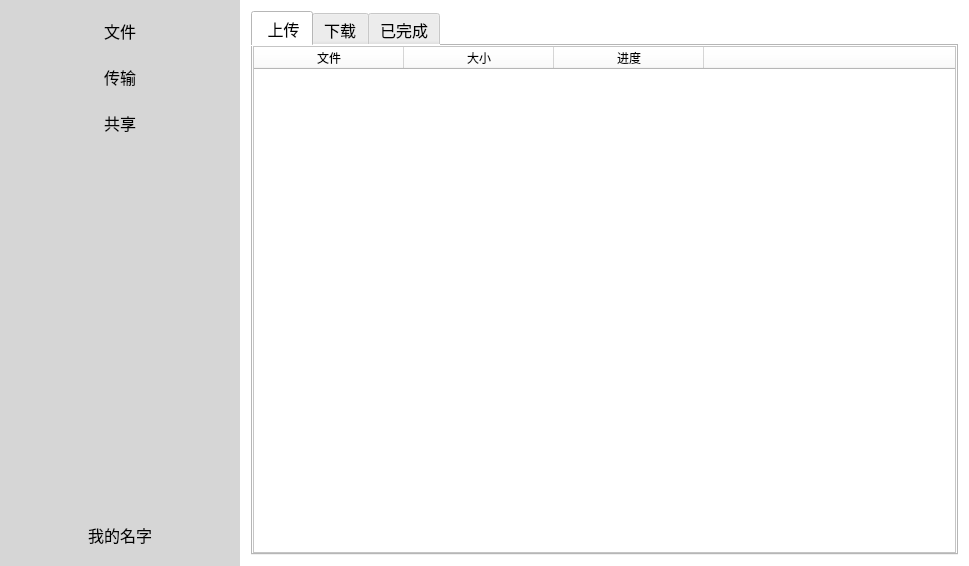
<?xml version="1.0" encoding="UTF-8"?>
<ui version="4.0">
 <class>MainDialog</class>
 <widget class="QDialog" name="MainDialog">
  <property name="geometry">
   <rect>
    <x>0</x>
    <y>0</y>
    <width>969</width>
    <height>566</height>
   </rect>
  </property>
  <property name="windowTitle">
   <string>MainDialog</string>
  </property>
  <layout class="QHBoxLayout" name="horizontalLayout">
   <property name="leftMargin">
    <number>0</number>
   </property>
   <property name="topMargin">
    <number>0</number>
   </property>
   <property name="rightMargin">
    <number>0</number>
   </property>
   <property name="bottomMargin">
    <number>0</number>
   </property>
   <item>
    <widget class="QWidget" name="wdg_content" native="true">
     <property name="font">
      <font>
       <family>微软雅黑</family>
       <pointsize>12</pointsize>
      </font>
     </property>
     <layout class="QHBoxLayout" name="horizontalLayout_2">
      <property name="spacing">
       <number>0</number>
      </property>
      <property name="leftMargin">
       <number>0</number>
      </property>
      <property name="topMargin">
       <number>0</number>
      </property>
      <property name="rightMargin">
       <number>0</number>
      </property>
      <property name="bottomMargin">
       <number>0</number>
      </property>
      <item>
       <widget class="QWidget" name="wdg_left" native="true">
        <property name="minimumSize">
         <size>
          <width>240</width>
          <height>0</height>
         </size>
        </property>
        <property name="maximumSize">
         <size>
          <width>240</width>
          <height>16777215</height>
         </size>
        </property>
        <property name="styleSheet">
         <string notr="true">background-color: rgb(214, 214, 214);</string>
        </property>
        <layout class="QVBoxLayout" name="verticalLayout">
         <item>
          <widget class="QPushButton" name="pb_filePage">
           <property name="minimumSize">
            <size>
             <width>0</width>
             <height>40</height>
            </size>
           </property>
           <property name="maximumSize">
            <size>
             <width>16777215</width>
             <height>40</height>
            </size>
           </property>
           <property name="text">
            <string>文件</string>
           </property>
           <property name="icon">
            <iconset resource="resource.qrc">
             <normaloff>:/images/file.png</normaloff>:/images/file.png</iconset>
           </property>
           <property name="iconSize">
            <size>
             <width>40</width>
             <height>40</height>
            </size>
           </property>
           <property name="flat">
            <bool>true</bool>
           </property>
          </widget>
         </item>
         <item>
          <widget class="QPushButton" name="pb_transmitPage">
           <property name="minimumSize">
            <size>
             <width>0</width>
             <height>40</height>
            </size>
           </property>
           <property name="maximumSize">
            <size>
             <width>16777215</width>
             <height>40</height>
            </size>
           </property>
           <property name="text">
            <string>传输</string>
           </property>
           <property name="icon">
            <iconset resource="resource.qrc">
             <normaloff>:/images/transmit.ico</normaloff>:/images/transmit.ico</iconset>
           </property>
           <property name="iconSize">
            <size>
             <width>40</width>
             <height>40</height>
            </size>
           </property>
           <property name="checkable">
            <bool>false</bool>
           </property>
           <property name="checked">
            <bool>false</bool>
           </property>
           <property name="flat">
            <bool>true</bool>
           </property>
          </widget>
         </item>
         <item>
          <widget class="QPushButton" name="pb_sharePage">
           <property name="minimumSize">
            <size>
             <width>0</width>
             <height>40</height>
            </size>
           </property>
           <property name="maximumSize">
            <size>
             <width>16777215</width>
             <height>40</height>
            </size>
           </property>
           <property name="text">
            <string>共享</string>
           </property>
           <property name="icon">
            <iconset resource="resource.qrc">
             <normaloff>:/images/share.png</normaloff>:/images/share.png</iconset>
           </property>
           <property name="iconSize">
            <size>
             <width>40</width>
             <height>40</height>
            </size>
           </property>
           <property name="flat">
            <bool>true</bool>
           </property>
          </widget>
         </item>
         <item>
          <spacer name="verticalSpacer">
           <property name="orientation">
            <enum>Qt::Vertical</enum>
           </property>
           <property name="sizeHint" stdset="0">
            <size>
             <width>20</width>
             <height>353</height>
            </size>
           </property>
          </spacer>
         </item>
         <item>
          <widget class="QPushButton" name="pb_user">
           <property name="minimumSize">
            <size>
             <width>0</width>
             <height>40</height>
            </size>
           </property>
           <property name="maximumSize">
            <size>
             <width>16777215</width>
             <height>40</height>
            </size>
           </property>
           <property name="text">
            <string>我的名字</string>
           </property>
           <property name="icon">
            <iconset resource="resource.qrc">
             <normaloff>:/face/btn_avatar_a6.png</normaloff>:/face/btn_avatar_a6.png</iconset>
           </property>
           <property name="iconSize">
            <size>
             <width>40</width>
             <height>30</height>
            </size>
           </property>
           <property name="flat">
            <bool>true</bool>
           </property>
          </widget>
         </item>
        </layout>
       </widget>
      </item>
      <item>
       <widget class="QWidget" name="wdg_right" native="true">
        <property name="styleSheet">
         <string notr="true">background-color: rgb(255, 255, 255);</string>
        </property>
        <layout class="QHBoxLayout" name="horizontalLayout_3">
         <item>
          <widget class="QStackedWidget" name="sw_right">
           <property name="font">
            <font>
             <family>微软雅黑</family>
             <pointsize>12</pointsize>
            </font>
           </property>
           <property name="currentIndex">
            <number>1</number>
           </property>
           <widget class="QWidget" name="page_file">
            <property name="font">
             <font>
              <family>微软雅黑</family>
              <pointsize>12</pointsize>
             </font>
            </property>
            <layout class="QVBoxLayout" name="verticalLayout_2">
             <property name="leftMargin">
              <number>0</number>
             </property>
             <property name="topMargin">
              <number>0</number>
             </property>
             <property name="rightMargin">
              <number>0</number>
             </property>
             <property name="bottomMargin">
              <number>0</number>
             </property>
             <item>
              <widget class="QWidget" name="wdg_fileTools" native="true">
               <property name="minimumSize">
                <size>
                 <width>0</width>
                 <height>40</height>
                </size>
               </property>
               <property name="maximumSize">
                <size>
                 <width>16777215</width>
                 <height>40</height>
                </size>
               </property>
               <layout class="QHBoxLayout" name="horizontalLayout_4">
                <property name="leftMargin">
                 <number>0</number>
                </property>
                <property name="topMargin">
                 <number>0</number>
                </property>
                <property name="rightMargin">
                 <number>0</number>
                </property>
                <property name="bottomMargin">
                 <number>0</number>
                </property>
                <item>
                 <widget class="QPushButton" name="pb_prevDir">
                  <property name="minimumSize">
                   <size>
                    <width>20</width>
                    <height>36</height>
                   </size>
                  </property>
                  <property name="maximumSize">
                   <size>
                    <width>20</width>
                    <height>36</height>
                   </size>
                  </property>
                  <property name="font">
                   <font>
                    <family>微软雅黑</family>
                    <pointsize>12</pointsize>
                   </font>
                  </property>
                  <property name="text">
                   <string>&lt;</string>
                  </property>
                  <property name="flat">
                   <bool>true</bool>
                  </property>
                 </widget>
                </item>
                <item>
                 <widget class="QPushButton" name="pb_nextDir">
                  <property name="minimumSize">
                   <size>
                    <width>20</width>
                    <height>36</height>
                   </size>
                  </property>
                  <property name="maximumSize">
                   <size>
                    <width>20</width>
                    <height>36</height>
                   </size>
                  </property>
                  <property name="font">
                   <font>
                    <family>微软雅黑</family>
                    <pointsize>12</pointsize>
                   </font>
                  </property>
                  <property name="text">
                   <string>&gt;</string>
                  </property>
                  <property name="flat">
                   <bool>true</bool>
                  </property>
                 </widget>
                </item>
                <item>
                 <widget class="QPushButton" name="pb_path">
                  <property name="font">
                   <font>
                    <family>微软雅黑</family>
                    <pointsize>12</pointsize>
                   </font>
                  </property>
                  <property name="text">
                   <string>/</string>
                  </property>
                  <property name="flat">
                   <bool>true</bool>
                  </property>
                 </widget>
                </item>
                <item>
                 <spacer name="horizontalSpacer">
                  <property name="orientation">
                   <enum>Qt::Horizontal</enum>
                  </property>
                  <property name="sizeHint" stdset="0">
                   <size>
                    <width>362</width>
                    <height>15</height>
                   </size>
                  </property>
                 </spacer>
                </item>
                <item>
                 <widget class="QPushButton" name="pb_search">
                  <property name="minimumSize">
                   <size>
                    <width>40</width>
                    <height>40</height>
                   </size>
                  </property>
                  <property name="maximumSize">
                   <size>
                    <width>40</width>
                    <height>40</height>
                   </size>
                  </property>
                  <property name="text">
                   <string/>
                  </property>
                  <property name="icon">
                   <iconset resource="resource.qrc">
                    <normaloff>:/images/search.png</normaloff>:/images/search.png</iconset>
                  </property>
                  <property name="iconSize">
                   <size>
                    <width>40</width>
                    <height>40</height>
                   </size>
                  </property>
                  <property name="flat">
                   <bool>true</bool>
                  </property>
                 </widget>
                </item>
                <item>
                 <widget class="QPushButton" name="pb_addFile">
                  <property name="minimumSize">
                   <size>
                    <width>40</width>
                    <height>40</height>
                   </size>
                  </property>
                  <property name="maximumSize">
                   <size>
                    <width>40</width>
                    <height>40</height>
                   </size>
                  </property>
                  <property name="text">
                   <string/>
                  </property>
                  <property name="icon">
                   <iconset resource="resource.qrc">
                    <normaloff>:/images/addFile.png</normaloff>:/images/addFile.png</iconset>
                  </property>
                  <property name="iconSize">
                   <size>
                    <width>40</width>
                    <height>40</height>
                   </size>
                  </property>
                  <property name="flat">
                   <bool>true</bool>
                  </property>
                 </widget>
                </item>
               </layout>
              </widget>
             </item>
             <item>
              <widget class="QTableWidget" name="table_file">
               <property name="editTriggers">
                <set>QAbstractItemView::NoEditTriggers</set>
               </property>
               <property name="selectionBehavior">
                <enum>QAbstractItemView::SelectRows</enum>
               </property>
               <attribute name="horizontalHeaderDefaultSectionSize">
                <number>200</number>
               </attribute>
               <attribute name="horizontalHeaderStretchLastSection">
                <bool>true</bool>
               </attribute>
               <attribute name="verticalHeaderVisible">
                <bool>false</bool>
               </attribute>
               <column>
                <property name="text">
                 <string>文件</string>
                </property>
               </column>
               <column>
                <property name="text">
                 <string>时间</string>
                </property>
               </column>
               <column>
                <property name="text">
                 <string>大小</string>
                </property>
               </column>
              </widget>
             </item>
            </layout>
           </widget>
           <widget class="QWidget" name="page_transmit">
            <layout class="QVBoxLayout" name="verticalLayout_3">
             <property name="leftMargin">
              <number>0</number>
             </property>
             <property name="topMargin">
              <number>0</number>
             </property>
             <property name="rightMargin">
              <number>0</number>
             </property>
             <property name="bottomMargin">
              <number>0</number>
             </property>
             <item>
              <widget class="QTabWidget" name="tw_transmit">
               <property name="font">
                <font>
                 <family>微软雅黑</family>
                 <pointsize>12</pointsize>
                </font>
               </property>
               <property name="currentIndex">
                <number>0</number>
               </property>
               <widget class="QWidget" name="tab_upload">
                <attribute name="title">
                 <string> 上传</string>
                </attribute>
                <layout class="QVBoxLayout" name="verticalLayout_5">
                 <property name="leftMargin">
                  <number>0</number>
                 </property>
                 <property name="topMargin">
                  <number>0</number>
                 </property>
                 <property name="rightMargin">
                  <number>0</number>
                 </property>
                 <property name="bottomMargin">
                  <number>0</number>
                 </property>
                 <item>
                  <widget class="QTableWidget" name="table_upload">
                   <property name="editTriggers">
                    <set>QAbstractItemView::NoEditTriggers</set>
                   </property>
                   <property name="selectionBehavior">
                    <enum>QAbstractItemView::SelectRows</enum>
                   </property>
                   <attribute name="horizontalHeaderDefaultSectionSize">
                    <number>150</number>
                   </attribute>
                   <attribute name="horizontalHeaderStretchLastSection">
                    <bool>true</bool>
                   </attribute>
                   <attribute name="verticalHeaderVisible">
                    <bool>false</bool>
                   </attribute>
                   <column>
                    <property name="text">
                     <string>文件</string>
                    </property>
                   </column>
                   <column>
                    <property name="text">
                     <string>大小</string>
                    </property>
                   </column>
                   <column>
                    <property name="text">
                     <string>进度</string>
                    </property>
                   </column>
                   <column>
                    <property name="text">
                     <string/>
                    </property>
                   </column>
                  </widget>
                 </item>
                </layout>
               </widget>
               <widget class="QWidget" name="tab_download">
                <attribute name="title">
                 <string>下载</string>
                </attribute>
                <layout class="QVBoxLayout" name="verticalLayout_6">
                 <property name="leftMargin">
                  <number>0</number>
                 </property>
                 <property name="topMargin">
                  <number>0</number>
                 </property>
                 <property name="rightMargin">
                  <number>0</number>
                 </property>
                 <property name="bottomMargin">
                  <number>0</number>
                 </property>
                 <item>
                  <widget class="QTableWidget" name="table_download">
                   <property name="font">
                    <font>
                     <family>微软雅黑</family>
                     <pointsize>12</pointsize>
                    </font>
                   </property>
                   <property name="editTriggers">
                    <set>QAbstractItemView::NoEditTriggers</set>
                   </property>
                   <property name="selectionBehavior">
                    <enum>QAbstractItemView::SelectRows</enum>
                   </property>
                   <attribute name="horizontalHeaderDefaultSectionSize">
                    <number>150</number>
                   </attribute>
                   <attribute name="horizontalHeaderStretchLastSection">
                    <bool>true</bool>
                   </attribute>
                   <attribute name="verticalHeaderVisible">
                    <bool>false</bool>
                   </attribute>
                   <column>
                    <property name="text">
                     <string>文件</string>
                    </property>
                   </column>
                   <column>
                    <property name="text">
                     <string>大小</string>
                    </property>
                   </column>
                   <column>
                    <property name="text">
                     <string>进度</string>
                    </property>
                   </column>
                   <column>
                    <property name="text">
                     <string/>
                    </property>
                   </column>
                  </widget>
                 </item>
                </layout>
               </widget>
               <widget class="QWidget" name="tab_complete">
                <attribute name="title">
                 <string>已完成</string>
                </attribute>
                <layout class="QVBoxLayout" name="verticalLayout_7">
                 <property name="leftMargin">
                  <number>0</number>
                 </property>
                 <property name="topMargin">
                  <number>0</number>
                 </property>
                 <property name="rightMargin">
                  <number>0</number>
                 </property>
                 <property name="bottomMargin">
                  <number>0</number>
                 </property>
                 <item>
                  <widget class="QTableWidget" name="table_complete">
                   <property name="editTriggers">
                    <set>QAbstractItemView::NoEditTriggers</set>
                   </property>
                   <property name="selectionBehavior">
                    <enum>QAbstractItemView::SelectRows</enum>
                   </property>
                   <attribute name="horizontalHeaderDefaultSectionSize">
                    <number>150</number>
                   </attribute>
                   <attribute name="horizontalHeaderStretchLastSection">
                    <bool>true</bool>
                   </attribute>
                   <attribute name="verticalHeaderVisible">
                    <bool>false</bool>
                   </attribute>
                   <column>
                    <property name="text">
                     <string>文件</string>
                    </property>
                   </column>
                   <column>
                    <property name="text">
                     <string>大小</string>
                    </property>
                   </column>
                   <column>
                    <property name="text">
                     <string>时间</string>
                    </property>
                   </column>
                   <column>
                    <property name="text">
                     <string/>
                    </property>
                   </column>
                  </widget>
                 </item>
                </layout>
               </widget>
              </widget>
             </item>
            </layout>
           </widget>
           <widget class="QWidget" name="page_share">
            <layout class="QVBoxLayout" name="verticalLayout_4">
             <property name="leftMargin">
              <number>0</number>
             </property>
             <property name="topMargin">
              <number>0</number>
             </property>
             <property name="rightMargin">
              <number>0</number>
             </property>
             <property name="bottomMargin">
              <number>0</number>
             </property>
             <item>
              <widget class="QTabWidget" name="tw_share">
               <property name="font">
                <font>
                 <family>微软雅黑</family>
                 <pointsize>12</pointsize>
                </font>
               </property>
               <property name="currentIndex">
                <number>0</number>
               </property>
               <widget class="QWidget" name="tab_share">
                <attribute name="title">
                 <string>我的共享</string>
                </attribute>
                <layout class="QVBoxLayout" name="verticalLayout_8">
                 <property name="leftMargin">
                  <number>0</number>
                 </property>
                 <property name="topMargin">
                  <number>0</number>
                 </property>
                 <property name="rightMargin">
                  <number>0</number>
                 </property>
                 <property name="bottomMargin">
                  <number>0</number>
                 </property>
                 <item>
                  <widget class="QTableWidget" name="table_share">
                   <property name="editTriggers">
                    <set>QAbstractItemView::NoEditTriggers</set>
                   </property>
                   <property name="selectionBehavior">
                    <enum>QAbstractItemView::SelectRows</enum>
                   </property>
                   <attribute name="horizontalHeaderDefaultSectionSize">
                    <number>150</number>
                   </attribute>
                   <attribute name="horizontalHeaderStretchLastSection">
                    <bool>true</bool>
                   </attribute>
                   <attribute name="verticalHeaderVisible">
                    <bool>false</bool>
                   </attribute>
                   <column>
                    <property name="text">
                     <string>文件</string>
                    </property>
                   </column>
                   <column>
                    <property name="text">
                     <string>大小</string>
                    </property>
                   </column>
                   <column>
                    <property name="text">
                     <string>时间</string>
                    </property>
                   </column>
                   <column>
                    <property name="text">
                     <string>分享码</string>
                    </property>
                   </column>
                  </widget>
                 </item>
                </layout>
               </widget>
              </widget>
             </item>
            </layout>
           </widget>
          </widget>
         </item>
        </layout>
       </widget>
      </item>
     </layout>
    </widget>
   </item>
  </layout>
 </widget>
 <layoutdefault spacing="6" margin="11"/>
 <resources>
  <include location="resource.qrc"/>
 </resources>
 <connections/>
</ui>
